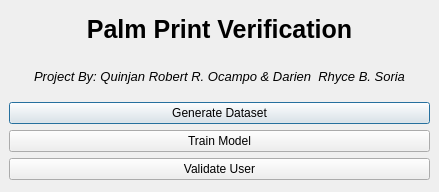
<?xml version="1.0" encoding="UTF-8"?>
<ui version="4.0">
 <class>MainWindow</class>
 <widget class="QDialog" name="MainWindow">
  <property name="geometry">
   <rect>
    <x>0</x>
    <y>0</y>
    <width>439</width>
    <height>192</height>
   </rect>
  </property>
  <property name="windowTitle">
   <string>Dialog</string>
  </property>
  <widget class="QWidget" name="verticalLayoutWidget">
   <property name="geometry">
    <rect>
     <x>9</x>
     <y>9</y>
     <width>421</width>
     <height>171</height>
    </rect>
   </property>
   <layout class="QVBoxLayout" name="verticalLayout">
    <item>
     <widget class="QLabel" name="windowTitlelabel">
      <property name="font">
       <font>
        <family>MS Sans Serif</family>
        <pointsize>19</pointsize>
        <weight>75</weight>
        <bold>true</bold>
       </font>
      </property>
      <property name="text">
       <string>Palm Print Verification</string>
      </property>
      <property name="alignment">
       <set>Qt::AlignCenter</set>
      </property>
      <property name="wordWrap">
       <bool>true</bool>
      </property>
     </widget>
    </item>
    <item>
     <widget class="QLabel" name="headerLabel">
      <property name="font">
       <font>
        <family>MS Sans Serif</family>
        <pointsize>10</pointsize>
        <weight>50</weight>
        <italic>true</italic>
        <bold>false</bold>
       </font>
      </property>
      <property name="text">
       <string>Project By: Quinjan Robert R. Ocampo &amp; Darien  Rhyce B. Soria</string>
      </property>
      <property name="alignment">
       <set>Qt::AlignCenter</set>
      </property>
      <property name="wordWrap">
       <bool>true</bool>
      </property>
     </widget>
    </item>
    <item>
     <widget class="QPushButton" name="generateDatasetPushButton">
      <property name="sizePolicy">
       <sizepolicy hsizetype="Minimum" vsizetype="Fixed">
        <horstretch>0</horstretch>
        <verstretch>0</verstretch>
       </sizepolicy>
      </property>
      <property name="maximumSize">
       <size>
        <width>16777215</width>
        <height>16777215</height>
       </size>
      </property>
      <property name="text">
       <string>Generate Dataset</string>
      </property>
     </widget>
    </item>
    <item>
     <widget class="QPushButton" name="trainModelPushButton">
      <property name="sizePolicy">
       <sizepolicy hsizetype="Minimum" vsizetype="Fixed">
        <horstretch>0</horstretch>
        <verstretch>0</verstretch>
       </sizepolicy>
      </property>
      <property name="maximumSize">
       <size>
        <width>16777215</width>
        <height>16777215</height>
       </size>
      </property>
      <property name="text">
       <string>Train Model</string>
      </property>
     </widget>
    </item>
    <item>
     <widget class="QPushButton" name="validateUserPushButton">
      <property name="sizePolicy">
       <sizepolicy hsizetype="Minimum" vsizetype="Fixed">
        <horstretch>0</horstretch>
        <verstretch>0</verstretch>
       </sizepolicy>
      </property>
      <property name="maximumSize">
       <size>
        <width>16777215</width>
        <height>16777215</height>
       </size>
      </property>
      <property name="text">
       <string>Validate User</string>
      </property>
     </widget>
    </item>
   </layout>
  </widget>
 </widget>
 <resources/>
 <connections/>
</ui>
